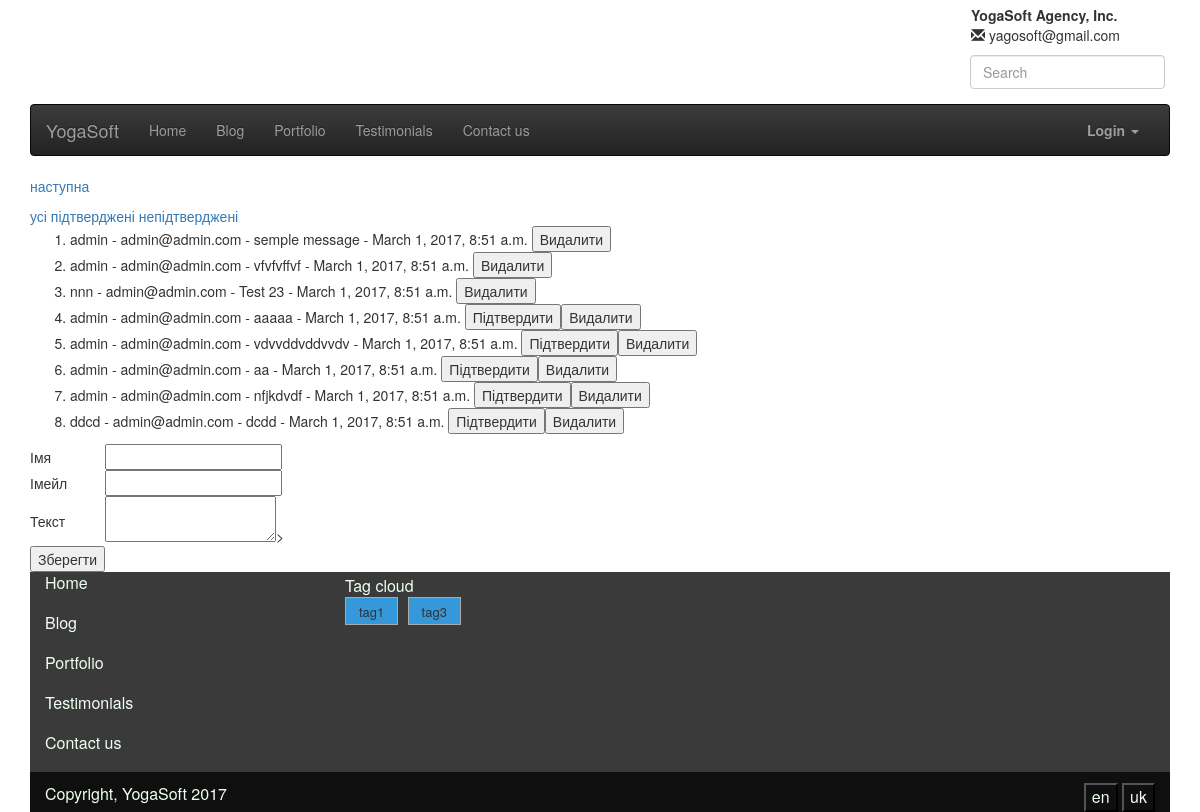
The page /app/testimonials_admin/ on the database its author committed.
### app/models.py (models this page shows)
class Testimonial(models.Model):
    author_name = models.CharField(max_length=100)
    author_email = models.EmailField()
    message = models.TextField()
    is_moderated = models.BooleanField(default=False)
    date = models.DateTimeField(auto_now_add=True)

class Tag(models.Model):
    name = models.CharField(max_length=50)
    def __str__(self):
        return self.name

### app/views.py (the view, shortened to what this page needs)
# urls.py: url(r'testimonials_admin/$', views.TestimonialsAdmin.as_view(), name="testimonials_admin"),
class TestimonialsAdmin(ListView):
    model = Testimonial
    template_name = "app/testimonials_admin.html"
    paginate_by = TESTIMONIALS_ON_ADMIN_PAGE
    context_object_name = "testimonials"
    def get_queryset(self):
        if 'mod' in self.request.GET:
            view_moderated = self.request.GET['mod']
            if view_moderated == 'true':
                return Testimonial.objects.filter(is_moderated=True).order_by('-date')
            elif view_moderated == 'false':
                return Testimonial.objects.filter(is_moderated=False).order_by('-date')
            else:
                return Testimonial.objects.order_by('date')  # If not specified get all.
        else:
            return Testimonial.objects.order_by('date')  # If not specified get all.

### app/templatetags/popular_tags.py (called while the page is built)
@register.inclusion_tag('app/tagcloud.html')
def popular_tags():
    context = list(Tag.objects.all())
    return {'tags': context}

### app/templates/app/testimonials_admin.html (shortened to what this page needs)
{% extends 'base.html' %}
{% block content %}
    {% if page_obj.has_next %}
    <a href="{% url 'app:testimonials_admin' %}?mod={{ request.GET.mod }}&page={{ page_obj.next_page_number }}">наступна</a>
    {% endif %}
    <a href="{% url 'app:testimonials_admin' %}?mod=all&page=1">усі</a>
    <a href="{% url 'app:testimonials_admin' %}?mod=true&page=1">підтверджені</a>
    <a href="{% url 'app:testimonials_admin' %}?mod=false&page=1">непідтверджені</a>
    <ol>
        {% for tstm in testimonials %}
            <form action="{% url 'app:testimonials_admin' tstm.id %}?mod={{ request.GET.mod }}&page={{ request.GET.page}}" method="POST" onsubmit="return confirm('Ви впевнені?')">
            <li>{{ tstm.author_name }} - {{ tstm.author_email }} - {{ tstm.message }} - {{ tstm.date}}
            {% if not tstm.is_moderated %}<input type="submit" value="Підтвердити" name="moderated">{% endif %}<input type="submit" value="Видалити" name="delete"></li>
            </form>
        {% endfor %}
    </ol>
    <form action="{% url 'app:testimonials_admin'%}?mod={{ request.GET.mod }}&page={{ request.GET.page}}" method="POST" onsubmit="return confirm('Зберегти відгук?')">
    <table>
    <tr>
        <td>Імя</td>
        <td><input type="text" name="author_name" maxlength="30" required></td>
    </tr>
     <tr>
        <td>Імейл</td>
        <td><input type="email" name="author_email" maxlength="30" required></td>
    </tr>
     <tr>
        <td>Текст</td>
         <td><textarea name="message" maxlength="400" required></textarea>></td>
    </tr>
    <tr>
        <td><input type="submit" value="Зберегти" name="save"></td>
    </tr>
    </table>
</form>
{% endblock %}

### app/templates/app/tagcloud.html
<ul>
    {% for i in tags %}
        <li><a href="{% url 'app:blog_list_view_tag' tag=i %}">{{ i }}</a></li>
    {% endfor %}
</ul>

### app/static/css/styles.css (style rules this page uses)
.tagcloud ul { margin: 0; padding: 0; list-style: none; }
.tagcloud ul li { display: inline-block; margin: 0 .3em .3em 0; padding: 0; }
.tagcloud ul li a { display: inline-block; max-width: 100px; height: 28px; line-height: 28px; padding: 0 1em; background-color: #3498db; border: 1px solid #aaa; white-space: nowrap; text-overflow: ellipsis; overflow: hidden; color: #333; font-size: 13px; text-decoration: none; -webkit-transition: .2s; transition: .2s; }

### rows shown on the page
Testimonial: author_name "admin", author_email "admin@admin.com", message "semple message", date "March 1, 2017, 8:51 a.m."
Testimonial: author_name "admin", author_email "admin@admin.com", message "vfvfvffvf", date "March 1, 2017, 8:51 a.m."
Testimonial: author_name "nnn", author_email "admin@admin.com", message "Test 23", date "March 1, 2017, 8:51 a.m."
Testimonial: author_name "admin", author_email "admin@admin.com", message "aaaaa", date "March 1, 2017, 8:51 a.m."
Testimonial: author_name "admin", author_email "admin@admin.com", message "vdvvddvddvvdv", date "March 1, 2017, 8:51 a.m."
Testimonial: author_name "admin", author_email "admin@admin.com", message "aa", date "March 1, 2017, 8:51 a.m."
Testimonial: author_name "admin", author_email "admin@admin.com", message "nfjkdvdf", date "March 1, 2017, 8:51 a.m."
Testimonial: author_name "ddcd", author_email "admin@admin.com", message "dcdd", date "March 1, 2017, 8:51 a.m."
Tag: name "tag1"
Tag: name "tag3"
